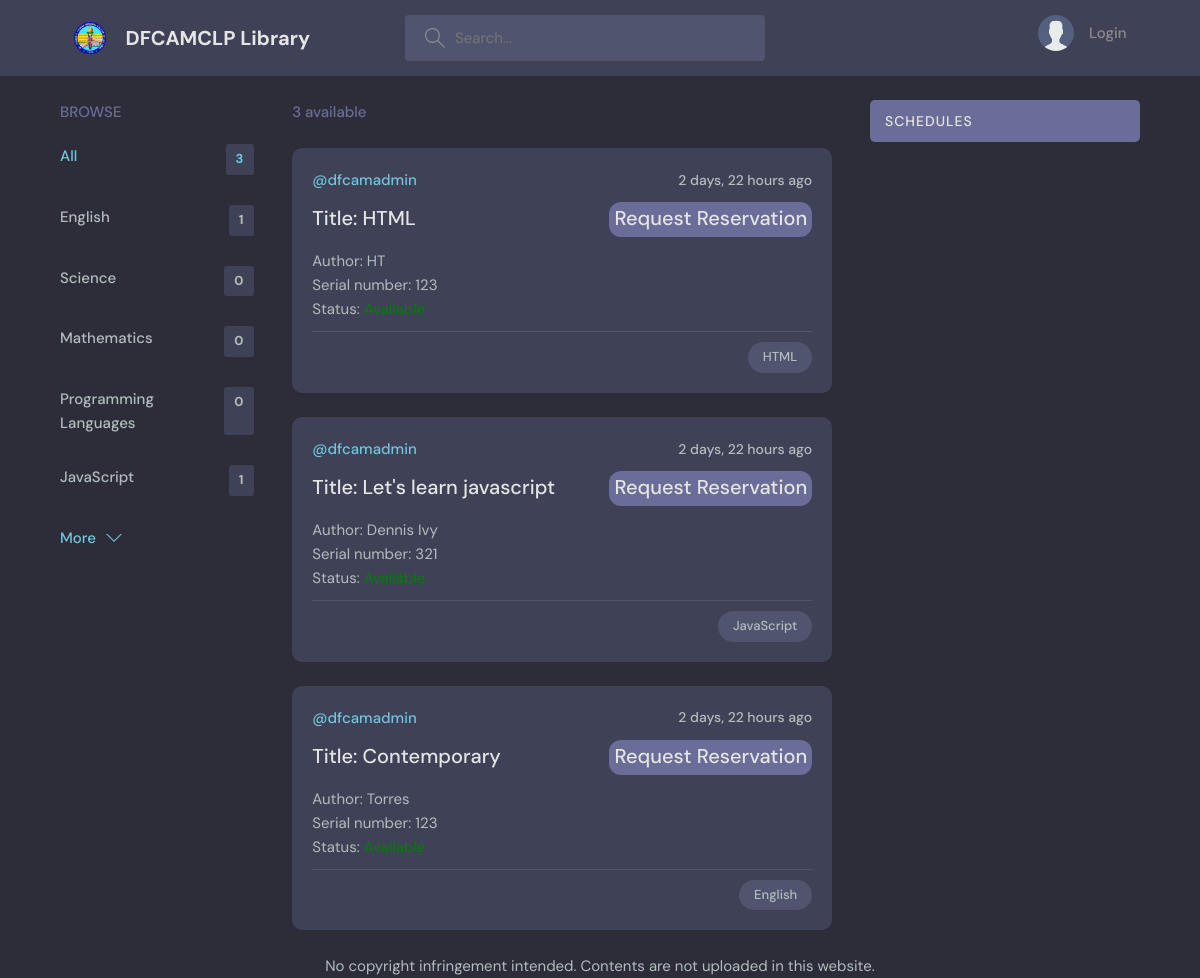
The page / on the database its author committed.
### base/models.py (models this page shows, shortened)
class Topic(models.Model):
    name = models.CharField(max_length=200)

class Room(models.Model):
    host = models.ForeignKey(User, on_delete=models.SET_NULL, null=True)
    topic = models.ForeignKey(Topic, on_delete=models.SET_NULL, null=True)
    name = models.CharField(max_length=200)
    author = models.CharField(max_length=200, blank = True)
    serialnumber = models.CharField(max_length=200, blank = True)
    status = models.IntegerField(default = 0)
    description = models.TextField(null=True, blank=True)
    participants = models.ManyToManyField(User, related_name='participants', blank=True)
    updated = models.DateTimeField(auto_now=True)
    created = models.DateTimeField(auto_now_add=True)
    class Meta:
        ordering = ['-updated','-created']

### base/views.py (the view)
# urls.py: path('', views.home, name="home"),
def home(request):
    q = request.GET.get('q') if request.GET.get('q') != None else ''
    rooms = Room.objects.filter(
        Q(topic__name__icontains=q) |
        Q(name__icontains=q) |
        Q(author__icontains=q) |
        Q(serialnumber__icontains=q) |
        Q(description__icontains=q)
        )
    topics = Topic.objects.all()[0:5]
    room_count =rooms.count()
    room_messages = Message.objects.filter(Q(room__topic__name__icontains=q))
    context = {'rooms':rooms, 'topics': topics, 'room_count': room_count, 'room_messages': room_messages}
    return render(request,'base/home.html',context)

### base/templates/base/home.html (shortened to what this page needs)
{% extends 'main.html' %}
{% block content %}
    <main class="layout layout--3">
      <div class="container">
        {% include 'base/topics_component.html' %}
        <div class="roomList">
          <div class="roomList__header">
            <div>
              <p>{{room_count}} available</p>
            </div>
          </div>
        {% include 'base/feed_component.html' %}
        </div>
        {% include 'base/activity_component.html' %}
      </div>
    </main>
{% endblock %}

### base/templates/base/topics_component.html
<div class="topics">
    <div class="topics__header">
      <h2>Browse</h2>
    </div>
    <ul class="topics__list">
      <li>
        <a href="{% url 'home' %}" class="active">All <span>{{room_count}}</span></a>
      </li>
      {% for topic in topics %}
      <li>
        <a href="{% url 'home' %}?q={{topic.name}}">{{topic.name}}<span>{{topic.room_set.all.count}}</span></a>
      </li>
{% endfor %}
    </ul>
    <a class="btn btn--link" href="{% url 'topics' %}">
      More
      <svg version="1.1" xmlns="http://www.w3.org/2000/svg" width="32" height="32" viewBox="0 0 32 32">
        <title>chevron-down</title>
        <path d="M16 21l-13-13h-3l16 16 16-16h-3l-13 13z"></path>
      </svg>
    </a>
  </div>

### base/templates/base/feed_component.html (shortened to what this page needs)
{% for room in rooms %}
<div class="roomListRoom">
  <div class="roomListRoom__header">
    <a href="{% url 'user-profile' room.host.id %}" class="roomListRoom__author">
      <span>@{{room.host.username}}</span>
    </a>
    <div class="roomListRoom__actions">
      <span>{{room.created|timesince}} ago</span>
    </div>
  </div>
  <div class="roomListRoom__content" >
   {% if not user.is_superuser %}<a>Title: {{room.name}}</a> {% endif %}
    {% if not user.is_superuser %}
    {% if room.status == 0 %}
    <button class = "resdesbtn" name = "resbtn" type = "button"> <a href="{% url 'room' room.id %}">Request Reservation</a></button>
    {% endif %}
    {% endif %}
    <p>Author: {{room.author}}</p>
    <p>Serial number: {{room.serialnumber}}</p>
    {% if room.status == 0 %}
    <p>Status: <FONT COLOR = "Green">Available</FONT></p>
    {% endif %}
  </div>
  <div class="roomListRoom__meta">
    <p class="roomListRoom__topic">{{room.topic.name}}</p>
  </div>
</div>
{% endfor %}

### static/styles/style.css (style rules this page uses)
:root { --color-main: #71c6dd; --color-main-light: #e1f6fb; --color-dark: #3f4156; --color-dark-medium: #51546e; --color-dark-light: #696d97; --color-light: #e5e5e5; --color-gray: #8b8b8b; --color-light-gray: #b2bdbd; --color-bg: #2d2d39; --color-success: #5dd693; --color-error: #fc4b0b; }
* { font-family: "DM Sans", -apple-system, BlinkMacSystemFont, "Segoe UI", Roboto, Oxygen, Ubuntu, Cantarell, "Open Sans", "Helvetica Neue", sans-serif; margin: 0; padding: 0; box-sizing: border-box; text-rendering: optimizeLegibility; font-size: inherit; }
html { font-size: 56.25%; }
@media only screen and (min-width: 1200px) { html { font-size: 62.5%; } }
body { line-height: 1.6; font-weight: 400; font-size: 1.5rem; color: var(--color-light-gray); background-color: var(--color-bg); min-height: 100vh; }
a { display: inline-block; color: var(--color-main); text-decoration: none; }
.container { max-width: 120rem; width: 90%; margin: auto; }
.btn { background-color: transparent; border: none; display: inline-flex; align-items: center; gap: 1rem; cursor: pointer; transition: all ease-in-out 0.3s; padding: 1rem 2rem; border-radius: 5px; box-shadow: 1px 1px 3px 1px rgba(0, 0, 0, 0.15); font-weight: 500; }
.btn--link { border-radius: 0; padding: 0; color: var(--color-main); box-shadow: none; }
.btn > svg { fill: currentColor; width: 1.6rem; height: 1.6rem; }
.layout { margin-top: 2.4rem; }
.layout > .container { display: flex; justify-content: space-between; align-items: flex-start; }
.layout--3 > .container > div:first-child { flex-basis: 18%; max-width: 22.5rem; }
.layout--3 > .container > div:nth-child(2) { flex-basis: 50%; }
.topics__header { margin-bottom: 2rem; }
.topics__header h2 { text-transform: uppercase; font-weight: 500; color: var(--color-dark-light); }
.topics__list { list-style: none; }
.topics__list li a { display: flex; justify-content: space-between; margin-bottom: 3rem; font-weight: 500; color: var(--color-light-gray); transition: all 0.3s ease-in-out; }
.topics__list li a.active, .topics__list li a:hover { color: var(--color-main); }
.topics__list li a span { padding: 0.5rem 1rem; background-color: var(--color-dark); border-radius: 3px; font-size: 1.3rem; font-weight: 700; letter-spacing: 1px; }
.roomList__header { display: flex; justify-content: space-between; align-items: center; margin-bottom: 2.4rem; }
.roomList__header p { font-weight: 500; color: var(--color-dark-light); }
.roomListRoom { margin-bottom: 2.4rem; background-color: var(--color-dark); border-radius: 1rem; padding: 2rem; }
.roomListRoom__header { display: flex; justify-content: space-between; align-items: center; }
.roomListRoom__author { font-weight: 500; display: flex; align-items: center; gap: 1rem; }
.roomListRoom__actions { display: flex; align-items: flex-start; gap: 1rem; position: relative; }
.roomListRoom__actions span { font-size: 1.4rem; font-weight: 500; }
.roomListRoom__content { margin: 1rem 0; }
.roomListRoom__content a { font-size: 2rem; font-weight: 500; margin-bottom: 1.5rem; color: var(--color-light); transition: all 0.3s ease-in-out; }
.roomListRoom__meta { border-top: 1px solid var(--color-dark-medium); padding-top: 1rem; display: flex; align-items: center; justify-content: space-between; }
.roomListRoom__topic { padding: 5px 1.5rem; background-color: var(--color-dark-medium); border-radius: 5rem; font-weight: 500; font-size: 1.3rem; }

### base/templates/base/feed_component.html (style rules this page uses)
.resdesbtn { height: 35px; font-size: 10px; background-color: #696d97; border-radius: 12px; padding-left: 5px; padding-top: 3px; padding-bottom: 5px; padding-right: 5px; border: none; float: right; }

### rows shown on the page
Topic: name "English", room_set.all.count "1"
Topic: name "Science", room_set.all.count "0"
Topic: name "Mathematics", room_set.all.count "0"
Topic: name "Programming Languages", room_set.all.count "0"
Topic: name "JavaScript", room_set.all.count "1"
Room: host.username "dfcamadmin", created "2 days, 22 hours", name "HTML", status "Request Reservation", author "HT", serialnumber "123", shows "Status:", topic.name "HTML"
Room: host.username "dfcamadmin", created "2 days, 22 hours", name "Let's learn javascript", status "Request Reservation", author "Dennis Ivy", serialnumber "321", shows "Status:", topic.name "JavaScript"
Room: host.username "dfcamadmin", created "2 days, 22 hours", name "Contemporary", status "Request Reservation", author "Torres", serialnumber "123", shows "Status:", topic.name "English"

### other values the page prints
{{ room_count }} "3"
